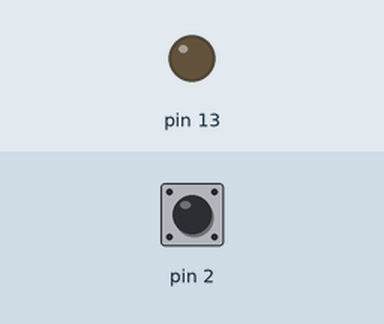
The sketch below on a simulated Arduino Uno, built with avr-gcc and run on an emulated ATmega328P. Parts: output pins drawn as LEDs (lit = HIGH). The test bench sets the inputs (shaded band); at power-on: pin 2 HIGH.

Above: at 1.2 s.
1.3 s: pin 2 pulled LOW for 0.15 s
At 1.8 s:
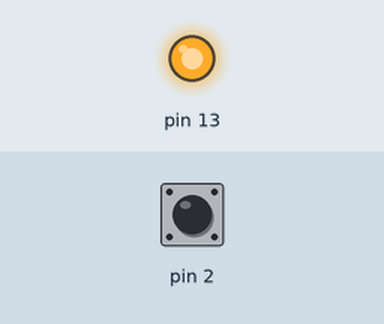
2.9 s: pin 2 pulled LOW for 1 s
At 4.2 s:
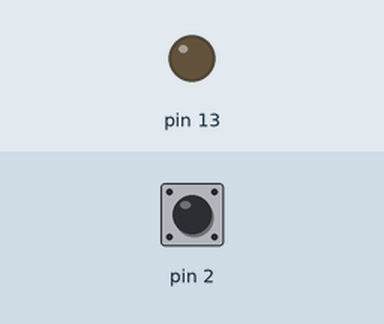
5.4 s: pin 2 pulled LOW for 3.2 s
At 6.1 s:
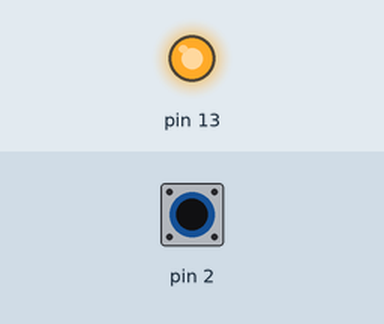
Timing chart, 0 to 8.4 s (numbered marks = the images above; inputs shaded):
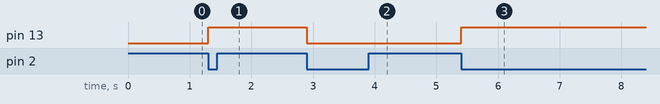

The sketch:

lab2_task1_metl.ino
```cpp
#include <avr/interrupt.h>
#include <avr/io.h>

ISR(INT0_vect){

  PORTB ^= (1 << PB5);


}

void setup() {
  // put your setup code here, to run once:
DDRB |= (1 << PB5);
DDRD  &= ~( 1<< PD2);
PORTD |= (1 << PD2);


EICRA |= (1 << ISC01);
EICRA &= ~(1 << ISC00 );

EIMSK |= (1 << INT0);

sei();}


void loop() {
  // put your main code here, to run repeatedly:

}
```

Measured:
- after the input at 1.3 s, pin 13: LOW → HIGH at once
- after the input at 2.9 s, pin 13: HIGH → LOW at once
- after the input at 5.4 s, pin 13: LOW → HIGH at once
